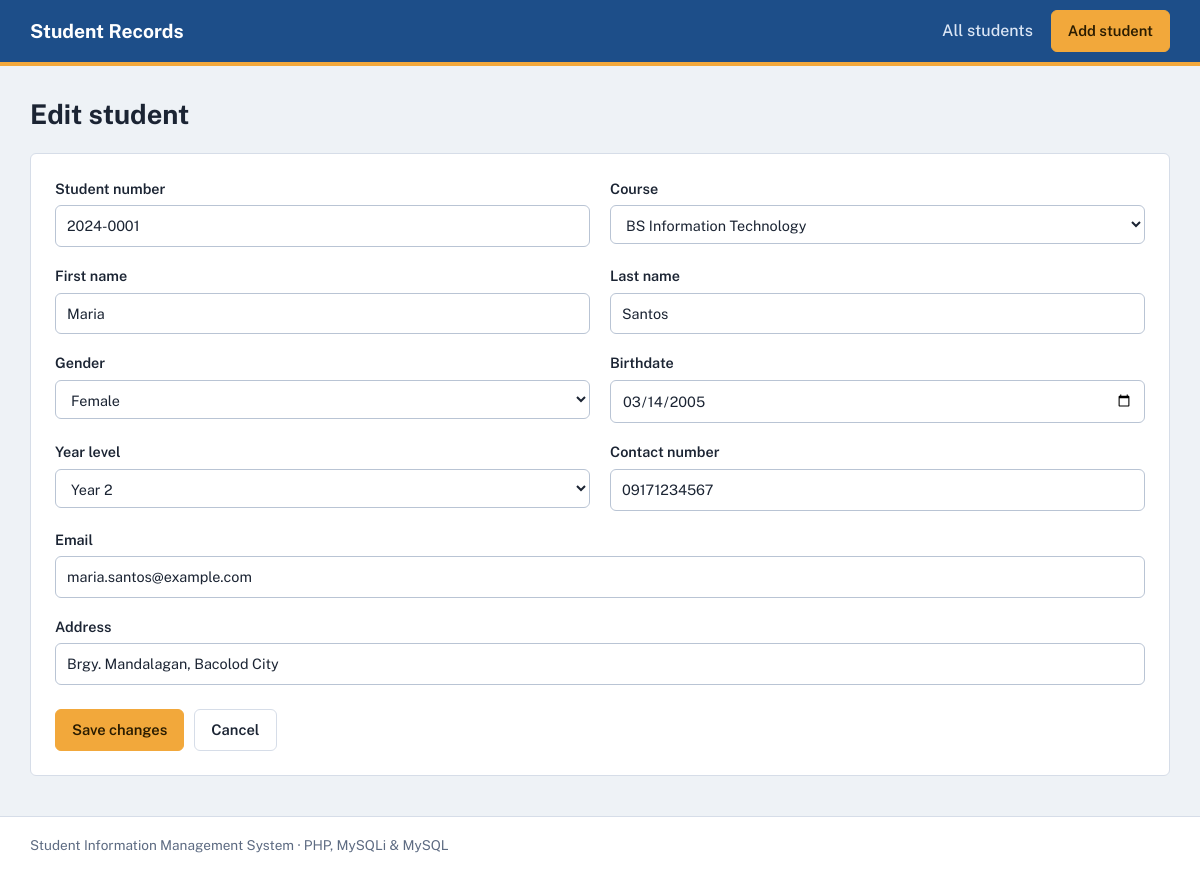
The page /edit.php?id=1 on the database its author committed.
### tables this page shows
CREATE TABLE IF NOT EXISTS students (
    id           INT UNSIGNED AUTO_INCREMENT PRIMARY KEY,
    student_no   VARCHAR(20)  NOT NULL UNIQUE,
    first_name   VARCHAR(60)  NOT NULL,
    last_name    VARCHAR(60)  NOT NULL,
    gender       ENUM('Male','Female','Other') NOT NULL,
    birthdate    DATE         NOT NULL,
    course       VARCHAR(80)  NOT NULL,
    year_level   TINYINT UNSIGNED NOT NULL,
    email        VARCHAR(120) NOT NULL,
    contact_no   VARCHAR(20)  NOT NULL,
    address      VARCHAR(255) NOT NULL,
    created_at   TIMESTAMP DEFAULT CURRENT_TIMESTAMP,
    updated_at   TIMESTAMP DEFAULT CURRENT_TIMESTAMP ON UPDATE CURRENT_TIMESTAMP
);

### config/db.php (called while the page is built, shortened)
<?php
function e($value) {
    return htmlspecialchars((string)$value, ENT_QUOTES, 'UTF-8');
}

### includes/form.php (the view, shortened to what this page needs)
<?php
$courses = ['BS Information Technology', 'BS Computer Science', 'BS Education', 'BS Business Administration', 'BS Nursing', 'BS Engineering', 'Other'];
?>
<form method="post" class="card form-grid" id="student-form" novalidate>
    <label>Student number
        <input type="text" name="student_no" value="<?= e($student['student_no']) ?>" maxlength="20" required placeholder="2024-0004">
    </label>
    <label>Course
        <select name="course" required>
            <?php foreach ($courses as $c): ?>
                <option value="<?= e($c) ?>" <?= $student['course'] === $c ? 'selected' : '' ?>><?= e($c) ?></option>
            <?php endforeach; ?>
        </select>
    </label>
    <label>First name
        <input type="text" name="first_name" value="<?= e($student['first_name']) ?>" maxlength="60" required>
    </label>
    <label>Last name
        <input type="text" name="last_name" value="<?= e($student['last_name']) ?>" maxlength="60" required>
    </label>
    <label>Gender
        <select name="gender" required>
            <?php foreach (['Male', 'Female', 'Other'] as $g): ?>
                <option value="<?= $g ?>" <?= $student['gender'] === $g ? 'selected' : '' ?>><?= $g ?></option>
            <?php endforeach; ?>
        </select>
    </label>
    <label>Birthdate
        <input type="date" name="birthdate" value="<?= e($student['birthdate']) ?>" max="<?= date('Y-m-d') ?>" required>
    </label>
    <label>Year level
        <select name="year_level" required>
            <?php for ($y = 1; $y <= 6; $y++): ?>
                <option value="<?= $y ?>" <?= (int)$student['year_level'] === $y ? 'selected' : '' ?>>Year <?= $y ?></option>
            <?php endfor; ?>
        </select>
    </label>
    <label>Contact number
        <input type="tel" name="contact_no" value="<?= e($student['contact_no']) ?>" maxlength="20" required placeholder="09171234567">
    </label>
    <label class="full">Email
        <input type="email" name="email" value="<?= e($student['email']) ?>" maxlength="120" required>
    </label>
    <label class="full">Address
        <input type="text" name="address" value="<?= e($student['address']) ?>" maxlength="255" required>
    </label>
    <div class="full actions">
        <button type="submit" class="btn btn-primary"><?= e($submit_label) ?></button>
        <a href="index.php" class="btn btn-ghost">Cancel</a>
    </div>
</form>

### assets/css/style.css (style rules this page uses)
:root { --bg: #eef2f6; --surface: #ffffff; --ink: #1b2433; --muted: #5d6b82; --line: #d6dde8; --primary: #1d4e89; --accent: #f2a83b; --danger: #b3261e; --radius: 6px; }
* { box-sizing: border-box; }
body { margin: 0; font-family: 'Public Sans', system-ui, -apple-system, 'Segoe UI', Roboto, Arial, sans-serif; color: var(--ink); background: var(--bg); line-height: 1.5; min-height: 100vh; display: flex; flex-direction: column; }
.card { background: var(--surface); border: 1px solid var(--line); border-radius: var(--radius); }
.btn { display: inline-block; padding: 9px 16px; border-radius: var(--radius); border: 1px solid var(--line); background: var(--surface); color: var(--ink); font: inherit; font-weight: 600; font-size: .92rem; cursor: pointer; text-decoration: none; }
.btn-primary { background: var(--accent); border-color: var(--accent); color: #2a1c00; }
.btn-ghost { background: transparent; }
input, select { width: 100%; padding: 9px 11px; font: inherit; color: var(--ink); border: 1px solid #b9c4d4; border-radius: var(--radius); background: #fff; }
.form-grid { display: grid; grid-template-columns: repeat(2, 1fr); gap: 18px 20px; padding: 24px; }
.form-grid label { display: block; font-weight: 600; font-size: .9rem; }
.form-grid label input, .form-grid label select { margin-top: 6px; font-weight: 400; }
.form-grid .full { grid-column: 1 / -1; }
.actions { display: flex; gap: 10px; padding-top: 6px; }

### rows shown on the page
students: student_no "2024-0001", first_name "Maria", last_name "Santos", gender "Female", birthdate "03/14/2005", year_level "Year 2", contact_no "09171234567", email "maria.santos@example.com", address "Brgy. Mandalagan, Bacolod City"

### other values the page prints
$submit_label "Save changes"
form field course "BS Information Technology"
